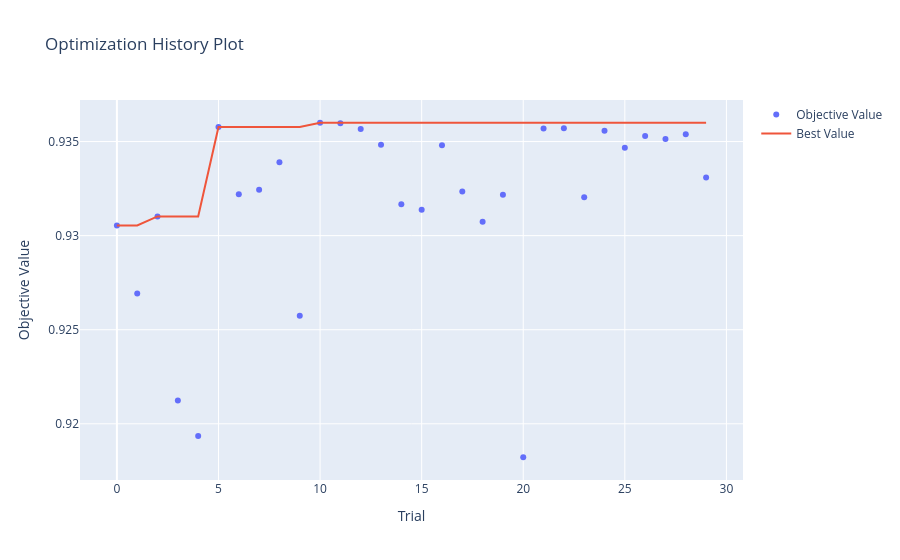

Notebook code for this chart:
### Markdown cell above
### Visualizations

### Code cell
optuna.visualization.plot_optimization_history(study_ada)

### Figure 1 — Plotly figure (JSON) as saved in the notebook; plotly's stock layout.template omitted (floating-point values rounded to 4 significant figures)
{"data": [{"mode": "markers", "name": "Objective Value", "type": "scatter", "x": [0, 1, 2, 3, 4, 5, 6, 7, 8, 9, 10, 11, 12, 13, 14, 15, 16, 17, 18, 19, 20, 21, 22, 23, 24, 25, 26, 27, 28, 29], "y": [0.9305, 0.9269, 0.931, 0.9212, 0.9193, 0.9358, 0.9322, 0.9324, 0.9339, 0.9257, 0.936, 0.936, 0.9357, 0.9348, 0.9317, 0.9314, 0.9348, 0.9323, 0.9307, 0.9322, 0.9182, 0.9357, 0.9357, 0.932, 0.9356, 0.9347, 0.9353, 0.9351, 0.9354, 0.9331]}, {"mode": "lines", "name": "Best Value", "type": "scatter", "x": [0, 1, 2, 3, 4, 5, 6, 7, 8, 9, 10, 11, 12, 13, 14, 15, 16, 17, 18, 19, 20, 21, 22, 23, 24, 25, 26, 27, 28, 29], "y": [0.9305, 0.9305, 0.931, 0.931, 0.931, 0.9358, 0.9358, 0.9358, 0.9358, 0.9358, 0.936, 0.936, 0.936, 0.936, 0.936, 0.936, 0.936, 0.936, 0.936, 0.936, 0.936, 0.936, 0.936, 0.936, 0.936, 0.936, 0.936, 0.936, 0.936, 0.936]}, {"marker": {"color": "#cccccc"}, "mode": "markers", "name": "Infeasible Trial", "showlegend": false, "type": "scatter", "x": [], "y": []}], "layout": {"title": {"text": "Optimization History Plot"}, "xaxis": {"title": {"text": "Trial"}}, "yaxis": {"title": {"text": "Objective Value"}}}}
